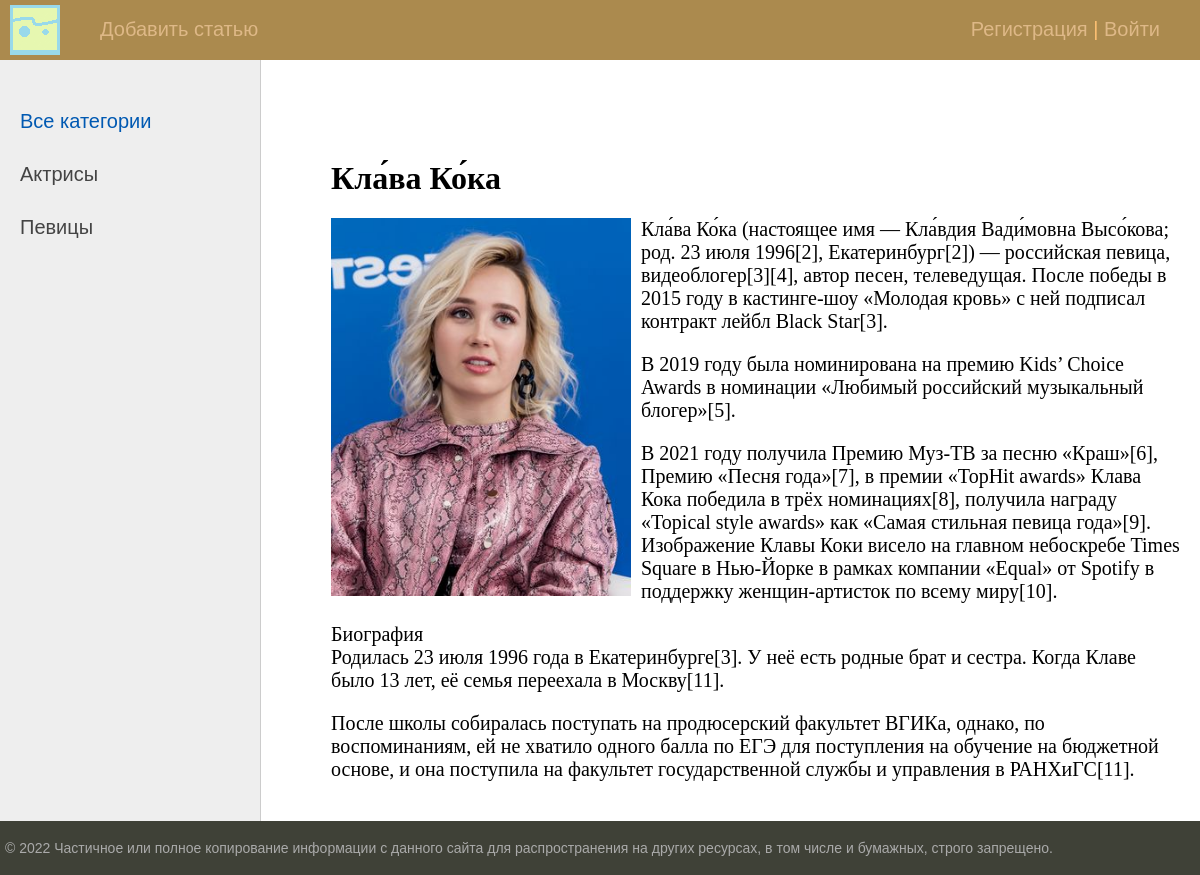
Screenshot of /post/klava-koka/ with the database file from the repository.
### women/models.py (models this page shows, shortened)
class Category(models.Model):
    name = models.CharField(max_length=100, db_index=True, verbose_name='Категория')
    slug = models.SlugField(max_length=255, unique=True, db_index=True, verbose_name="URL")
    def get_absolute_url(self):
        return reverse('category', kwargs={'cat_slug': self.slug})
    class Meta:
        verbose_name = 'Категорию'
        verbose_name_plural = 'Категории'
        ordering = ['id']

class Women(models.Model):
    title = models.CharField(max_length=255, verbose_name='Заголовок')
    slug = models.SlugField(max_length=255, unique=True, db_index=True, verbose_name='URL')
    content = models.TextField(blank=True, verbose_name='Текст статьи')
    photo = models.FileField(upload_to="photos/%Y/%m/%d/", verbose_name='Фото')
    time_create = models.DateTimeField(auto_now_add=True, verbose_name='Время создания')
    time_update = models.DateTimeField(auto_now=True, verbose_name='Время изменения')
    is_published = models.BooleanField(default=True, verbose_name='Публикация')
    cat = models.ForeignKey('Category', on_delete=models.PROTECT, verbose_name='Категории')
    def __str__(self):
        return self.title
    class Meta:
        verbose_name = 'Женщину'
        verbose_name_plural = 'Женщины'
        ordering = ['-time_create', 'title']

### women/views.py (the view)
# urls.py: path('post/<slug:post_slug>/', ShowPost.as_view(), name='post'),
class ShowPost(DataMixin, DetailView):
    model = Women
    template_name = 'women/post.html'
    slug_url_kwarg = 'post_slug'
    context_object_name = 'post'
    def get_context_data(self, *, object_list=None, **kwargs):
        context = super().get_context_data(**kwargs)
        c_def = self.get_user_context(title=context['post'])
        return dict(list(context.items()) + list(c_def.items()))

### women/utils.py (called while the page is built)
    def get_user_context(self, **kwargs):
        context = kwargs
        cats = cache.get('cats')
        if not cats:
            cats = Category.objects.annotate(Count('women'))
            cache.set('cats', cats, 60)
        user_menu = menu.copy()
        if not self.request.user.is_authenticated:
            user_menu.pop(1)
        context['menu'] = user_menu
        context['cats'] = cats
        if 'cat_selected' not in context:
            context['cat_selected'] = 0
        return context

### women/templates/women/post.html
{% extends 'women/base.html' %}
{% block content %}
<h1>{{post.title}}</h1>
{% if post.photo %}
<p><img class='img-article-left', src='{{post.photo.url}}'></p>
{% endif %}
{{post.content|linebreaks}}
{% endblock %}

### women/templates/women/base.html (shortened to what this page needs)
{% load static %}
{% load women_tags %}
<!DOCTYPE html>
<html>
<head>
	<link type="text/css" href="{% static 'women/css/stylee.css' %}" rel="stylesheet" />
</head>
<body>
<table class="table-page" border=0 cellpadding="0" cellspacing="0">
<tr><td valign=top>
{% block mainmenu %}
		<div class="header">
			<ul id="mainmenu" class="mainmenu">
			<li class="logo"><a href="{% url 'home' %}"><div class="logo"></div></a></li>
{% for m in menu %}
			<li><a href="{% url m.url_name %}">{{m.title}}</a></li>
{% endfor %}
			{% if request.user.is_authenticated %}
			<li class = 'last'> {{user.username}} | <a href="{% url 'logout' %}">Выйти</a></li>
			{% else %}
			<li class = 'last'><a href="{% url 'register' %}">Регистрация</a> | <a href="{% url 'login' %}">Войти</a></li>
			{% endif %}
		    </ul>
		</div>
{% endblock mainmenu %}
<table class="table-content" border=0 cellpadding="0" cellspacing="0">
<tr>
	<td valign="top" class="left-chapters">
	<ul id="leftchapters">
{% if cat_selected == 0 %}
		<li class="selected">Все категории</li>
{% else %}
		<li><a href="{% url 'home' %}">Все категории </a></li>
{% endif %}
{% for c in cats %}
{% if c.women__count > 0 %}
	{% if c.pk == cat_selected %}
		<li class='selected'>{{c.name}}</li>
	{% else %}
		<li><a href="{{ c.get_absolute_url }}">{{c.name}}</a></li>
	{% endif %}
{% endif %}
{% endfor %}
	</ul>
</td>
<td valign="top" class="content">
	<div class="content-text">
{% block content %}
{% endblock %}
	</div>
</td></tr></table>
</td></tr>
<tr><td valign=top>
	<div id="footer">
		<p>&copy; 2022 Частичное или полное копирование информации с данного сайта для распространения на других ресурсах, в том числе и бумажных, строго запрещено.</p>
	</div>
</td></tr></table>
</body>
</html>

### women/static/women/css/stylee.css (style rules this page uses)
html, body { font-family: 'Arial'; margin: 0; padding: 0; height: 100%; width: 100%; color: #444; }
a { color: #0059b2; text-decoration: none; }
img { max-width: 600px; height: auto; }
img.img-article-left { max-width: 300px; height: auto; float: left; padding: 0 10px 10px 0; }
.table-page { width: 100%; height: 100%; vertical-align: top; }
.table-page tr { height: 100%; }
.header { background: #ab8a4e; height: 60px; }
.logo { background: url('../images/logo1.png') no-repeat 10px 5px; width: 70px; height: 60px; }
ul.mainmenu { list-style: none; margin: 0; padding: 0; height: 60px; color: #fdc073; font-size: 20px; overflow: hidden; }
ul.mainmenu li { float: left; margin: 18px 40px 0 30px; }
ul.mainmenu li.logo { margin: 0; }
ul.mainmenu li.last { float: right; }
ul.mainmenu li a { color: #DEB887; text-decoration: none; }
.table-content { width: 100%; min-height: 100%; height: 100%; }
.left-chapters { margin: 0; background: #eee; border-right: 1px solid #ccc; min-height: 100%; }
.left-chapters ul { width: 230px; min-height: 100%; margin: 0; padding: 20px 10px 10px 20px; list-style: none; font-size: 20px; }
.left-chapters ul li { margin: 30px 0 0 0; color: #999; }
.left-chapters ul li.selected { color: #0059b2; }
.left-chapters ul li a { color: #444; text-decoration: none; }
.content { padding: 40px 20px 20px 40px; width: 100%; box-sizing: border-box; }
.content-text { margin: 60px 0 0 30px; color: #000; font-size: 20px; font-family: Yandex Sans Display Light; }
.content-text h1 { font-size: 32px; }
#footer { box-sizing: border-box; background: #3F4137; padding: 5px; color: #aaa; font-size: 14px; font-family: Verdana, Geneva, Arial, Helvetica; text-align: left; overflow: hidden; }

### rows the page displays
Category: name "Актрисы"
Category: name "Певицы"
Women: title "Кла́ва Ко́ка", photo (picture), content "Кла́ва Ко́ка (настоящее имя — Кла́вдия Вади́мовна Высо́кова; род. 23 июля 1996[2], Екатеринбург[2]) — российская певица, видеоблогер[3][4], автор песен, телеведущая. После победы в 2015 году в кастинге-шоу «Молодая кровь» с ней подписал контракт лейбл Black Star[3]. В 2019 году была номинирована на премию Kids’ Choice Awards в номинации «Любимый российский музыкальный блогер»[5]. В 2021 году получила Премию Муз-ТВ за песню «Краш»[6], Премию «Песня года»[7], в премии «TopHit awards» Клава Кока победила в трёх номинациях[8], получила награду «Topical style awards» как «Самая стильная певица года»[9]. Изображение Клавы Коки висело на главном небоскребе Times Square в Нью-Йорке в рамках…"

### other values shown
{{ m.title }} "Добавить статью"
